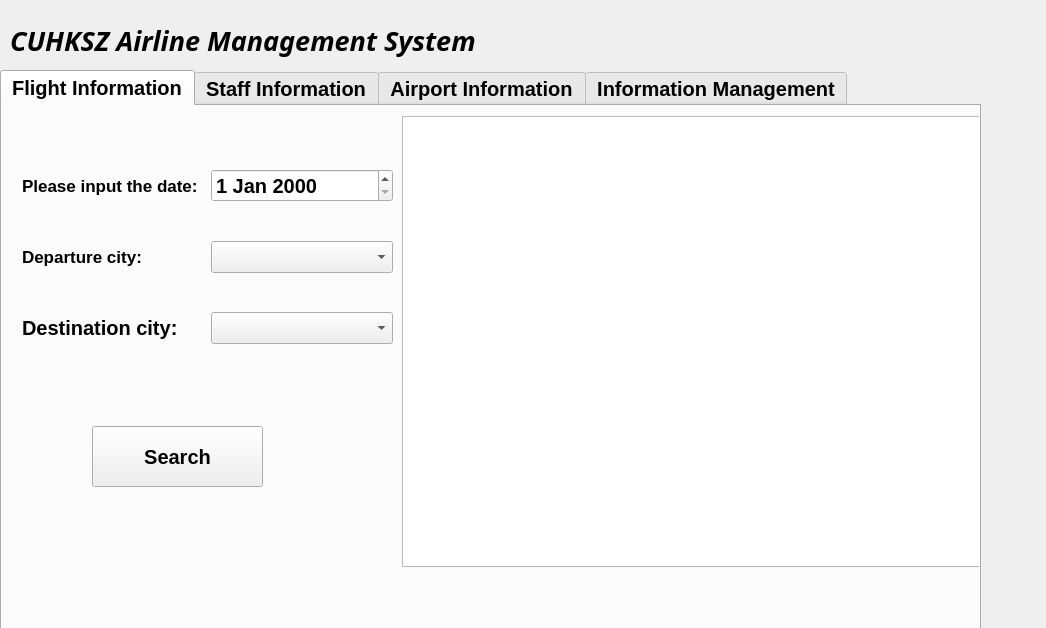
<?xml version="1.0" encoding="UTF-8"?>
<ui version="4.0">
 <class>Form</class>
 <widget class="QWidget" name="Form">
  <property name="geometry">
   <rect>
    <x>0</x>
    <y>0</y>
    <width>1046</width>
    <height>628</height>
   </rect>
  </property>
  <property name="windowTitle">
   <string>Form</string>
  </property>
  <widget class="QLabel" name="label">
   <property name="geometry">
    <rect>
     <x>10</x>
     <y>10</y>
     <width>511</width>
     <height>61</height>
    </rect>
   </property>
   <property name="font">
    <font>
     <family>3ds</family>
     <pointsize>20</pointsize>
     <weight>75</weight>
     <italic>true</italic>
     <bold>true</bold>
    </font>
   </property>
   <property name="text">
    <string>CUHKSZ Airline Management System</string>
   </property>
  </widget>
  <widget class="QTabWidget" name="tabWidget">
   <property name="geometry">
    <rect>
     <x>0</x>
     <y>70</y>
     <width>981</width>
     <height>561</height>
    </rect>
   </property>
   <property name="font">
    <font>
     <pointsize>15</pointsize>
     <weight>75</weight>
     <bold>true</bold>
    </font>
   </property>
   <property name="currentIndex">
    <number>0</number>
   </property>
   <widget class="QWidget" name="tab">
    <attribute name="title">
     <string>Flight Information</string>
    </attribute>
    <widget class="QTextBrowser" name="textBrowser">
     <property name="geometry">
      <rect>
       <x>400</x>
       <y>10</y>
       <width>611</width>
       <height>451</height>
      </rect>
     </property>
    </widget>
    <widget class="QPushButton" name="pushButton">
     <property name="geometry">
      <rect>
       <x>90</x>
       <y>320</y>
       <width>171</width>
       <height>61</height>
      </rect>
     </property>
     <property name="text">
      <string>Search</string>
     </property>
    </widget>
    <widget class="QWidget" name="">
     <property name="geometry">
      <rect>
       <x>20</x>
       <y>30</y>
       <width>371</width>
       <height>241</height>
      </rect>
     </property>
     <layout class="QGridLayout" name="gridLayout">
      <item row="0" column="0">
       <widget class="QLabel" name="label_2">
        <property name="font">
         <font>
          <pointsize>13</pointsize>
         </font>
        </property>
        <property name="text">
         <string>Please input the date:</string>
        </property>
       </widget>
      </item>
      <item row="0" column="1">
       <widget class="QDateEdit" name="dateEdit"/>
      </item>
      <item row="1" column="0">
       <widget class="QLabel" name="label_3">
        <property name="font">
         <font>
          <pointsize>13</pointsize>
         </font>
        </property>
        <property name="text">
         <string>Departure city:</string>
        </property>
       </widget>
      </item>
      <item row="1" column="1">
       <widget class="QComboBox" name="comboBox"/>
      </item>
      <item row="2" column="0">
       <widget class="QLabel" name="label_4">
        <property name="text">
         <string>Destination city:</string>
        </property>
       </widget>
      </item>
      <item row="2" column="1">
       <widget class="QComboBox" name="comboBox_2"/>
      </item>
     </layout>
    </widget>
   </widget>
   <widget class="QWidget" name="tab_2">
    <attribute name="title">
     <string>Staff Information</string>
    </attribute>
    <widget class="QTextBrowser" name="textBrowser_2">
     <property name="geometry">
      <rect>
       <x>9</x>
       <y>9</y>
       <width>941</width>
       <height>401</height>
      </rect>
     </property>
    </widget>
    <widget class="QLabel" name="label_5">
     <property name="geometry">
      <rect>
       <x>9</x>
       <y>456</y>
       <width>110</width>
       <height>20</height>
      </rect>
     </property>
     <property name="text">
      <string>Occupation</string>
     </property>
    </widget>
    <widget class="QComboBox" name="comboBox_3">
     <property name="geometry">
      <rect>
       <x>9</x>
       <y>482</y>
       <width>104</width>
       <height>26</height>
      </rect>
     </property>
    </widget>
    <widget class="QLabel" name="label_6">
     <property name="geometry">
      <rect>
       <x>125</x>
       <y>456</y>
       <width>55</width>
       <height>20</height>
      </rect>
     </property>
     <property name="text">
      <string>Level</string>
     </property>
    </widget>
    <widget class="QComboBox" name="comboBox_4">
     <property name="geometry">
      <rect>
       <x>125</x>
       <y>482</y>
       <width>104</width>
       <height>26</height>
      </rect>
     </property>
    </widget>
    <widget class="QLabel" name="label_7">
     <property name="geometry">
      <rect>
       <x>235</x>
       <y>456</y>
       <width>143</width>
       <height>20</height>
      </rect>
     </property>
     <property name="text">
      <string>Name (Option)</string>
     </property>
    </widget>
    <widget class="QLabel" name="label_8">
     <property name="geometry">
      <rect>
       <x>480</x>
       <y>450</y>
       <width>121</width>
       <height>20</height>
      </rect>
     </property>
     <property name="text">
      <string>ID (Option)</string>
     </property>
    </widget>
    <widget class="QLineEdit" name="lineEdit">
     <property name="geometry">
      <rect>
       <x>235</x>
       <y>482</y>
       <width>218</width>
       <height>26</height>
      </rect>
     </property>
    </widget>
    <widget class="QLineEdit" name="lineEdit_2">
     <property name="geometry">
      <rect>
       <x>480</x>
       <y>480</y>
       <width>218</width>
       <height>26</height>
      </rect>
     </property>
    </widget>
    <widget class="QPushButton" name="pushButton_2">
     <property name="geometry">
      <rect>
       <x>760</x>
       <y>460</y>
       <width>141</width>
       <height>51</height>
      </rect>
     </property>
     <property name="text">
      <string>Search</string>
     </property>
    </widget>
   </widget>
   <widget class="QWidget" name="tab_3">
    <attribute name="title">
     <string>Airport Information</string>
    </attribute>
    <widget class="QLabel" name="label_10">
     <property name="geometry">
      <rect>
       <x>30</x>
       <y>40</y>
       <width>271</width>
       <height>41</height>
      </rect>
     </property>
     <property name="text">
      <string>Please select a airport:</string>
     </property>
    </widget>
    <widget class="QComboBox" name="comboBox_6">
     <property name="geometry">
      <rect>
       <x>330</x>
       <y>50</y>
       <width>151</width>
       <height>31</height>
      </rect>
     </property>
    </widget>
    <widget class="QTextBrowser" name="textBrowser_4">
     <property name="geometry">
      <rect>
       <x>20</x>
       <y>110</y>
       <width>901</width>
       <height>351</height>
      </rect>
     </property>
    </widget>
   </widget>
   <widget class="QWidget" name="tab_4">
    <attribute name="title">
     <string>Information Management</string>
    </attribute>
    <layout class="QGridLayout" name="gridLayout_4">
     <item row="0" column="0">
      <widget class="QLabel" name="label_9">
       <property name="text">
        <string>Please Select a table:</string>
       </property>
      </widget>
     </item>
     <item row="0" column="1">
      <widget class="QComboBox" name="comboBox_5"/>
     </item>
     <item row="0" column="2">
      <widget class="QPushButton" name="pushButton_3">
       <property name="text">
        <string>Show Table</string>
       </property>
      </widget>
     </item>
     <item row="1" column="0" rowspan="6" colspan="3">
      <widget class="QTextBrowser" name="textBrowser_3"/>
     </item>
     <item row="1" column="3" colspan="3">
      <layout class="QGridLayout" name="gridLayout_2">
       <item row="0" column="0">
        <widget class="QLabel" name="label_15">
         <property name="text">
          <string>What:</string>
         </property>
        </widget>
       </item>
       <item row="0" column="1">
        <widget class="QLineEdit" name="lineEdit_3"/>
       </item>
       <item row="1" column="1">
        <widget class="QPushButton" name="pushButton_4">
         <property name="text">
          <string>Insert</string>
         </property>
        </widget>
       </item>
      </layout>
     </item>
     <item row="2" column="3" colspan="3">
      <layout class="QGridLayout" name="gridLayout_3">
       <item row="0" column="0">
        <widget class="QLabel" name="label_14">
         <property name="text">
          <string>Where:</string>
         </property>
        </widget>
       </item>
       <item row="0" column="1">
        <widget class="QLineEdit" name="lineEdit_6"/>
       </item>
       <item row="1" column="1">
        <widget class="QPushButton" name="pushButton_5">
         <property name="text">
          <string>Delete</string>
         </property>
        </widget>
       </item>
      </layout>
     </item>
     <item row="3" column="3" colspan="2">
      <widget class="QLabel" name="label_11">
       <property name="text">
        <string>Which:</string>
       </property>
      </widget>
     </item>
     <item row="3" column="5">
      <widget class="QComboBox" name="comboBox_7"/>
     </item>
     <item row="4" column="3">
      <widget class="QLabel" name="label_12">
       <property name="text">
        <string>Value:</string>
       </property>
      </widget>
     </item>
     <item row="4" column="5">
      <widget class="QLineEdit" name="lineEdit_4"/>
     </item>
     <item row="5" column="3">
      <widget class="QLabel" name="label_13">
       <property name="text">
        <string>Where:</string>
       </property>
      </widget>
     </item>
     <item row="5" column="4" colspan="2">
      <widget class="QLineEdit" name="lineEdit_5"/>
     </item>
     <item row="6" column="4" colspan="2">
      <widget class="QPushButton" name="pushButton_6">
       <property name="text">
        <string>Update</string>
       </property>
      </widget>
     </item>
    </layout>
   </widget>
  </widget>
 </widget>
 <resources/>
 <connections/>
</ui>
